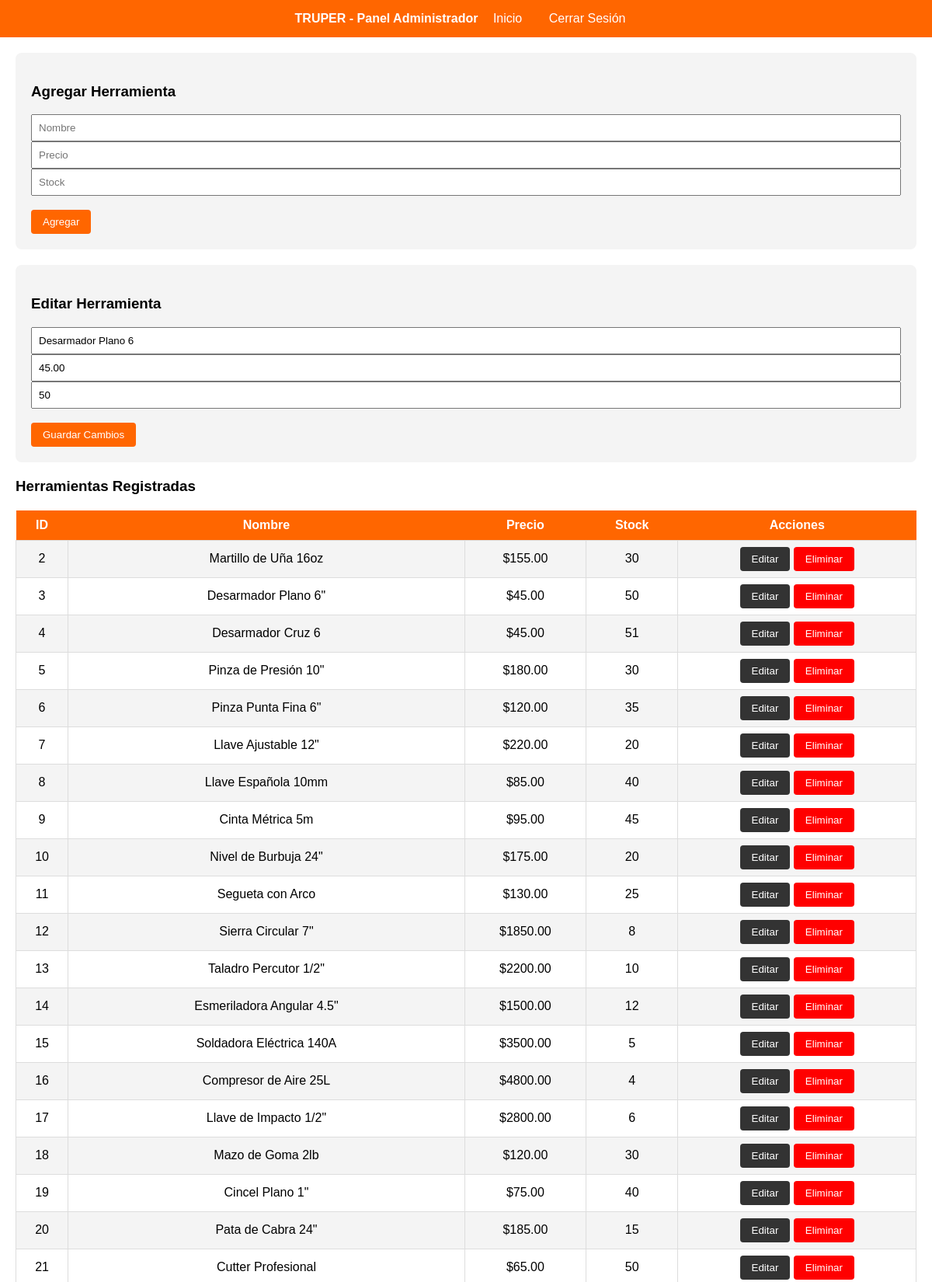
The page /admin.php?editar=3 (signed in, upper part) on the database its author committed.
### tables this page shows
CREATE TABLE `herramientas` (
  `id` int NOT NULL AUTO_INCREMENT,
  `nombre` varchar(100) NOT NULL,
  `precio` decimal(10,2) DEFAULT NULL,
  `stock` int DEFAULT '0',
  PRIMARY KEY (`id`)
);

### admin.php (the view, shortened to what this page needs)
<?php
$conn = new mysqli('localhost','dev_user','User*2026','truperocho');
$resultado = $conn->query("SELECT * FROM herramientas");
?>
<!DOCTYPE html>
<html lang="es">
<head>
</head>
<body>
<nav>
    <b>TRUPER - Panel Administrador</b>
    <a href="index.php">Inicio</a>
    <a href="?logout=1">Cerrar Sesión</a>
</nav>
<div class="container">
    <div class="form-box">
        <h3>Agregar Herramienta</h3>
        <form method="POST">
            <input type="text" name="nombre" placeholder="Nombre" required>
            <input type="number" name="precio" placeholder="Precio" step="0.01" required>
            <input type="number" name="stock" placeholder="Stock" required>
            <br><br>
            <button name="crear">Agregar</button>
        </form>
    </div>
    <?php if(isset($_GET['editar'])):
        $r=$conn->query("SELECT * FROM herramientas WHERE id=".$_GET['editar'])->fetch_assoc(); ?>
    <div class="form-box">
        <h3>Editar Herramienta</h3>
        <form method="POST">
            <input type="text" name="nombre" value="<?=$r['nombre']?>" required>
            <input type="number" name="precio" value="<?=$r['precio']?>" step="0.01" required>
            <input type="number" name="stock" value="<?=$r['stock']?>" required>
            <br><br>
            <button name="actualizar">Guardar Cambios</button>
        </form>
    </div>
    <?php endif; ?>
    <h3>Herramientas Registradas</h3>
    <table>
        <tr><th>ID</th><th>Nombre</th><th>Precio</th><th>Stock</th><th>Acciones</th></tr>
        <?php while($row=$resultado->fetch_assoc()): ?>
        <tr>
            <td><?=$row['id']?></td>
            <td><?=$row['nombre']?></td>
            <td>$<?=$row['precio']?></td>
            <td><?=$row['stock']?></td>
            <td>
                <a href="?editar=<?=$row['id']?>"><button class="btn-editar">Editar</button></a>
                <a href="?eliminar=<?=$row['id']?>" onclick="return confirm('¿Eliminar?')"><button class="btn-eliminar">Eliminar</button></a>
            </td>
        </tr>
        <?php endwhile; ?>
    </table>
</div>
</body>
</html>

### admin.php (style rules this page uses)
body { font-family:Arial,sans-serif;margin:0; }
nav { background:#ff6600;padding:15px;color:white;text-align:center; }
nav a { color:white;margin:0 15px;text-decoration:none; }
.container { padding:20px; }
table { width:100%;border-collapse:collapse;margin-top:20px; }
th { background:#ff6600;color:white;padding:10px; }
td { padding:8px;border:1px solid #ddd;text-align:center; }
tr:nth-child(even) { background:#f4f4f4; }
input[type=text],input[type=number] { padding:8px;width:100%;box-sizing:border-box; }
button { padding:8px 15px;background:#ff6600;color:white;border:none;cursor:pointer;border-radius:4px; }
.btn-eliminar { background:red; }
.btn-editar { background:#333; }
.form-box { background:#f4f4f4;padding:20px;margin-bottom:20px;border-radius:8px; }

### rows shown on the page
herramientas: precio "45.00", stock "50", id "3", nombre "Desarmador Plano 6\""
herramientas: id "2", nombre "Martillo de Uña 16oz", precio "155.00", stock "30"
herramientas: id "4", nombre "Desarmador Cruz 6", precio "45.00", stock "51"
herramientas: id "5", nombre "Pinza de Presión 10\"", precio "180.00", stock "30"
herramientas: id "6", nombre "Pinza Punta Fina 6\"", precio "120.00", stock "35"
herramientas: id "7", nombre "Llave Ajustable 12\"", precio "220.00", stock "20"
herramientas: id "8", nombre "Llave Española 10mm", precio "85.00", stock "40"
herramientas: id "9", nombre "Cinta Métrica 5m", precio "95.00", stock "45"
herramientas: id "10", nombre "Nivel de Burbuja 24\"", precio "175.00", stock "20"
herramientas: id "11", nombre "Segueta con Arco", precio "130.00", stock "25"
herramientas: id "12", nombre "Sierra Circular 7\"", precio "1850.00", stock "8"
herramientas: id "13", nombre "Taladro Percutor 1/2\"", precio "2200.00", stock "10"
herramientas: id "14", nombre "Esmeriladora Angular 4.5\"", precio "1500.00", stock "12"
herramientas: id "15", nombre "Soldadora Eléctrica 140A", precio "3500.00", stock "5"
herramientas: id "16", nombre "Compresor de Aire 25L", precio "4800.00", stock "4"
herramientas: id "17", nombre "Llave de Impacto 1/2\"", precio "2800.00", stock "6"
herramientas: id "18", nombre "Mazo de Goma 2lb", precio "120.00", stock "30"
herramientas: id "19", nombre "Cincel Plano 1\"", precio "75.00", stock "40"
herramientas: id "20", nombre "Pata de Cabra 24\"", precio "185.00", stock "15"
herramientas: id "21", nombre "Cutter Profesional", precio "65.00", stock "50"
